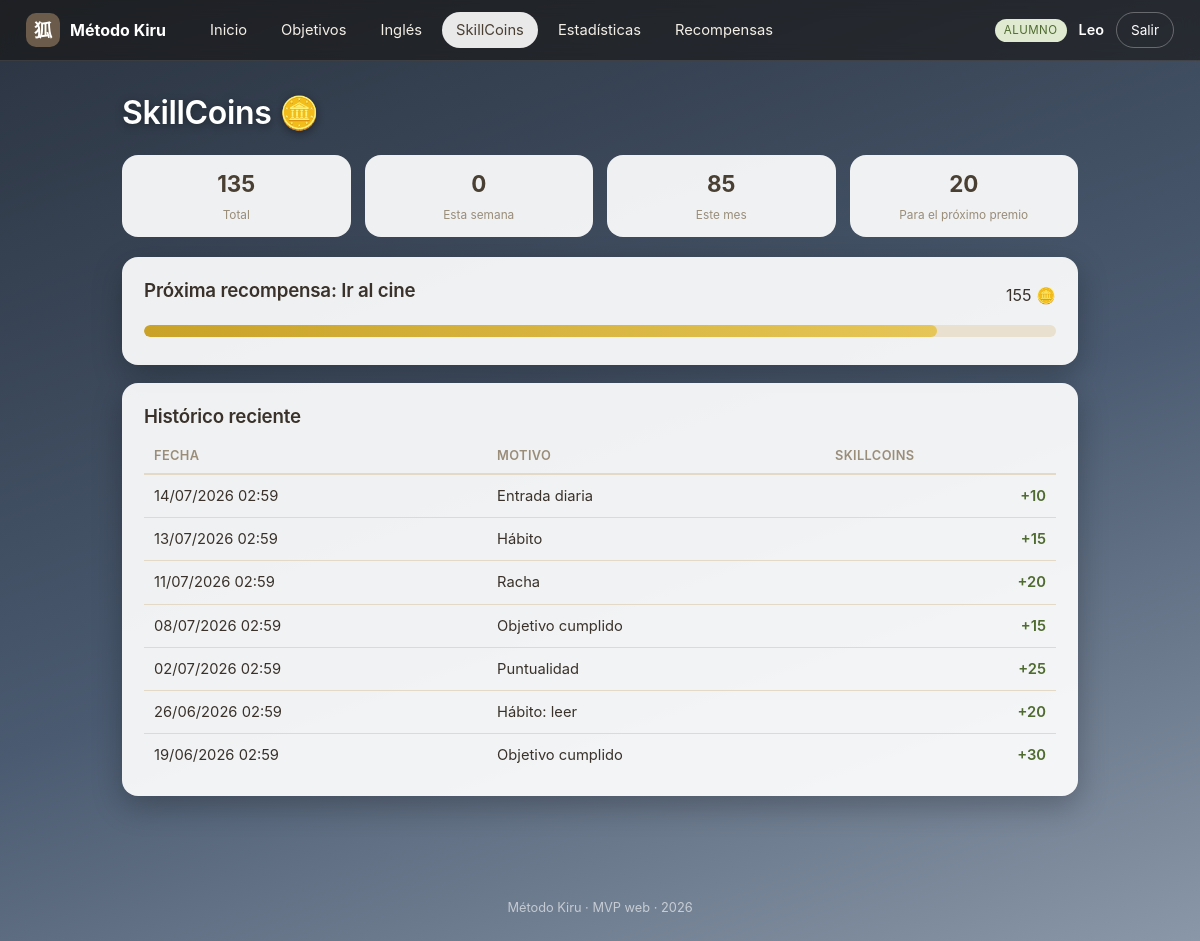
The page /alumno/skillcoins.php (signed in) on the database its author committed.
### tables this page shows
CREATE TABLE `usuarios` (
  `id` int(11) NOT NULL AUTO_INCREMENT,
  `username` varchar(50) NOT NULL,
  `password_hash` varchar(255) NOT NULL,
  `rol` enum('alumno','mentor','admin') NOT NULL,
  `nombre` varchar(100) NOT NULL,
  `creado_en` timestamp NOT NULL DEFAULT current_timestamp(),
  PRIMARY KEY (`id`),
  UNIQUE KEY `username` (`username`)
);

CREATE TABLE `recompensas` (
  `id` int(11) NOT NULL AUTO_INCREMENT,
  `alumno_id` int(11) NOT NULL,
  `titulo` varchar(255) NOT NULL,
  `costo` int(11) NOT NULL,
  `activa` tinyint(1) DEFAULT 1,
  `conseguida` tinyint(1) DEFAULT 0,
  PRIMARY KEY (`id`)
);

CREATE TABLE `skillcoins_log` (
  `id` int(11) NOT NULL AUTO_INCREMENT,
  `alumno_id` int(11) NOT NULL,
  `cantidad` int(11) NOT NULL,
  `motivo` varchar(255) DEFAULT NULL,
  `fecha` datetime DEFAULT current_timestamp(),
  PRIMARY KEY (`id`),
  KEY `alumno_id` (`alumno_id`,`fecha`)
);

### includes/functions.php (called while the page is built, shortened)
<?php
require_once __DIR__ . '/../config/db.php';
function e(?string $s): string
{
    return htmlspecialchars($s ?? '', ENT_QUOTES, 'UTF-8');
}
function url(string $path = ''): string
{
    return BASE_URL . '/' . ltrim($path, '/');
}
function asset(string $path): string
{
    $full = __DIR__ . '/../' . ltrim($path, '/');
    $v = @filemtime($full) ?: 1;
    return url($path) . '?v=' . $v;
}
function current_user(): ?array
{
    $stmt = db()->prepare('SELECT * FROM usuarios WHERE id = ?');
    $stmt->execute([$_SESSION['user_id']]);
    return $stmt->fetch() ?: null;
}
function require_login(array $roles = []): array
{
    $user = current_user();
    return $user;
}
function alumno_por_usuario(int $usuarioId): ?array
{
    $stmt = db()->prepare('SELECT * FROM alumnos WHERE usuario_id = ?');
    $stmt->execute([$usuarioId]);
    return $stmt->fetch() ?: null;
}
function sc_total(int $alumnoId): int
{
    $stmt = db()->prepare('SELECT COALESCE(SUM(cantidad),0) FROM skillcoins_log WHERE alumno_id = ?');
    $stmt->execute([$alumnoId]);
    return (int) $stmt->fetchColumn();
}
function sc_semana(int $alumnoId): int
{
    $stmt = db()->prepare(
        'SELECT COALESCE(SUM(cantidad),0) FROM skillcoins_log
         WHERE alumno_id = ? AND YEARWEEK(fecha,1) = YEARWEEK(CURDATE(),1)'
    );
    $stmt->execute([$alumnoId]);
    return (int) $stmt->fetchColumn();
}
function sc_mes(int $alumnoId): int
{
    $stmt = db()->prepare(
        'SELECT COALESCE(SUM(cantidad),0) FROM skillcoins_log
         WHERE alumno_id = ? AND YEAR(fecha)=YEAR(CURDATE()) AND MONTH(fecha)=MONTH(CURDATE())'
    );
    $stmt->execute([$alumnoId]);
    return (int) $stmt->fetchColumn();
}
function niveles_todos(): array
{
    return db()->query('SELECT * FROM niveles ORDER BY orden')->fetchAll();
}
function nivel_actual(array $alumno): array
{
    $niveles = niveles_todos();
    $total = sc_total((int) $alumno['id']);
    $actual = $niveles[0];
    foreach ($niveles as $n) {
        if ($total >= (int) $n['skillcoins_necesarias']) {
            $actual = $n;
        }
    }
    return $actual;
}

### config/db.php (called while the page is built, shortened)
<?php
function db(): PDO
{
    static $pdo = null;
    if ($pdo === null) {
        $dsn = 'mysql:host=' . DB_HOST . ';port=' . DB_PORT . ';dbname=' . DB_NAME . ';charset=utf8mb4';
        try {
            $pdo = new PDO($dsn, DB_USER, DB_PASS, [
                PDO::ATTR_ERRMODE            => PDO::ERRMODE_EXCEPTION,
                PDO::ATTR_DEFAULT_FETCH_MODE => PDO::FETCH_ASSOC,
                PDO::ATTR_EMULATE_PREPARES   => false,
            ]);
        } catch (PDOException $e) {
            die('<h2>Error de conexión a la base de datos.</h2>'
                . '<p>¿Has ejecutado <a href="' . BASE_URL . '/install.php">install.php</a>? '
                . '¿MySQL está encendido en XAMPP?</p>'
                . '<pre>' . htmlspecialchars($e->getMessage()) . '</pre>');
        }
    }
    return $pdo;
}

### includes/alumno_ctx.php (called while the page is built, shortened)
<?php
require_once __DIR__ . '/functions.php';
$user = require_login(['alumno']);
$alumno = alumno_por_usuario((int) $user['id']);
$alumno['nombre']   = $user['nombre'];
$alumno['username'] = $user['username'];
$nivel = nivel_actual($alumno);

### alumno/skillcoins.php (the view, shortened to what this page needs)
<?php
require_once __DIR__ . '/../includes/alumno_ctx.php';
require_once __DIR__ . '/../includes/layout.php';
$aid = (int) $alumno['id'];
$total  = sc_total($aid);
$semana = sc_semana($aid);
$mes    = sc_mes($aid);
$rc = db()->prepare('SELECT * FROM recompensas WHERE alumno_id = ? AND activa = 1 AND conseguida = 0 ORDER BY costo LIMIT 1');
$rc->execute([$aid]);
$recompensa = $rc->fetch();
$faltan = $recompensa ? max(0, (int)$recompensa['costo'] - $total) : 0;
$hist = db()->prepare('SELECT * FROM skillcoins_log WHERE alumno_id = ? ORDER BY fecha DESC LIMIT 20');
$hist->execute([$aid]);
$hist = $hist->fetchAll();
render_header('SkillCoins', 'alumno', $mundo, nav_alumno('skillcoins'));
?>
<h1 class="page-title">SkillCoins 🪙</h1>
<div class="coins-row big">
    <div class="coin-box"><span class="coin-num"><?= $total ?></span><span class="coin-lbl">Total</span></div>
    <div class="coin-box"><span class="coin-num"><?= $semana ?></span><span class="coin-lbl">Esta semana</span></div>
    <div class="coin-box"><span class="coin-num"><?= $mes ?></span><span class="coin-lbl">Este mes</span></div>
    <div class="coin-box"><span class="coin-num"><?= $faltan ?></span><span class="coin-lbl">Para el próximo premio</span></div>
</div>
<?php if ($recompensa): $pct = min(100, round($total / max(1,(int)$recompensa['costo']) * 100)); ?>
<div class="card">
    <div class="card-head"><h3>Próxima recompensa: <?= e($recompensa['titulo']) ?></h3><span><?= (int)$recompensa['costo'] ?> 🪙</span></div>
    <div class="progress"><div class="progress-fill gold" style="width:<?= $pct ?>%"></div></div>
</div>
<?php endif; ?>
<div class="card">
    <h3>Histórico reciente</h3>
    <table class="tabla">
        <thead><tr><th>Fecha</th><th>Motivo</th><th class="right">SkillCoins</th></tr></thead>
        <tbody>
            <?php foreach ($hist as $h): ?>
                <tr>
                    <td><?= e(date('d/m/Y H:i', strtotime($h['fecha']))) ?></td>
                    <td><?= e($h['motivo']) ?></td>
                    <td class="right <?= $h['cantidad'] < 0 ? 'neg' : 'pos' ?>"><?= ($h['cantidad'] >= 0 ? '+' : '') . (int)$h['cantidad'] ?></td>
                </tr>
            <?php endforeach; ?>
        </tbody>
    </table>
</div>
<?php render_footer(); ?>

### includes/layout.php (shortened to what this page needs)
<?php
require_once __DIR__ . '/functions.php';
function render_header(string $titulo, string $tema = 'panel', string $mundo = '', ?array $nav = null): void
{
    $user = current_user();
    $bodyClass = $tema === 'alumno' ? 'tema-alumno mundo-' . $mundo : 'tema-panel';
    ?>
<!DOCTYPE html>
<html lang="es">
<head>
    <link rel="stylesheet" href="<?= asset('assets/css/style.css') ?>">
</head>
<body class="<?= e($bodyClass) ?>">
<header class="topbar">
    <a class="brand" href="<?= url('index.php') ?>" title="Ir a la página principal">
        <span class="brand-mark">狐</span>
        <span class="brand-name"><?= e(APP_NAME) ?></span>
    </a>
    <?php if ($nav): ?>
    <nav class="mainnav">
        <?php foreach ($nav as $item): ?>
            <a href="<?= url($item[1]) ?>" class="<?= !empty($item[2]) ? 'active' : '' ?>"><?= e($item[0]) ?></a>
        <?php endforeach; ?>
    </nav>
    <?php endif; ?>
    <?php if ($user): ?>
    <div class="topbar-user">
        <span class="rolechip rol-<?= e($user['rol']) ?>"><?= e(ucfirst($user['rol'])) ?></span>
        <span class="uname"><?= e($user['nombre']) ?></span>
        <a class="btn-logout" href="<?= url('logout.php') ?>">Salir</a>
    </div>
    <?php endif; ?>
</header>
<main class="wrap">
<?php
}
function render_footer(): void
{
    ?>
</main>
<footer class="foot">Método Kiru · MVP web · <?= date('Y') ?></footer>
</body>
</html>
<?php
}

### rows shown on the page
usuarios: rol "ALUMNO", nombre "Leo"
recompensas: titulo "Ir al cine", costo "155"
skillcoins_log: fecha "14/07/2026 02:59", motivo "Entrada diaria", cantidad "10"
skillcoins_log: fecha "13/07/2026 02:59", motivo "Hábito", cantidad "15"
skillcoins_log: fecha "11/07/2026 02:59", motivo "Racha", cantidad "20"
skillcoins_log: fecha "08/07/2026 02:59", motivo "Objetivo cumplido", cantidad "15"
skillcoins_log: fecha "02/07/2026 02:59", motivo "Puntualidad", cantidad "25"
skillcoins_log: fecha "26/06/2026 02:59", motivo "Hábito: leer", cantidad "20"
skillcoins_log: fecha "19/06/2026 02:59", motivo "Objetivo cumplido", cantidad "30"

### other values the page prints
APP_NAME "Método Kiru"
$item[0] "Inicio"
$item[0] "Objetivos"
$item[0] "Inglés"
$item[0] "SkillCoins"
$item[0] "Estadísticas"
$item[0] "Recompensas"
$total "135"
$semana "0"
$mes "85"
$faltan "20"
